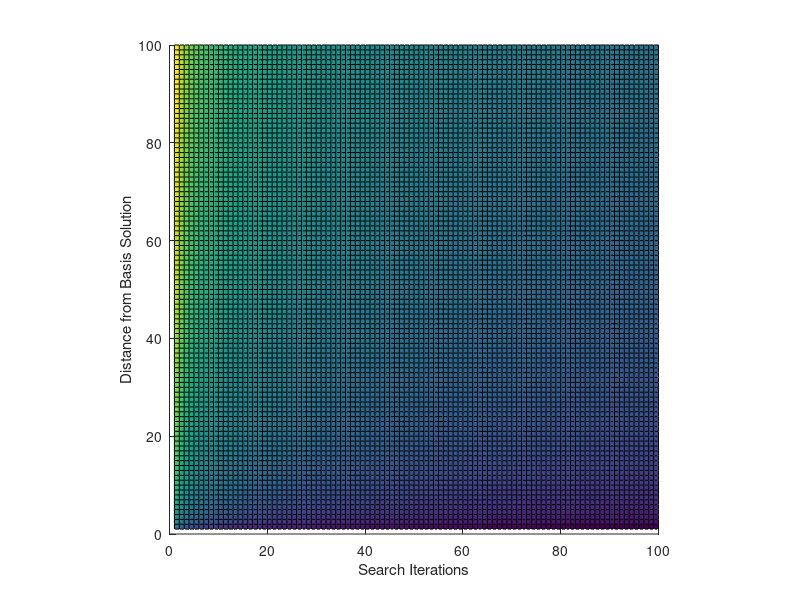

The MATLAB source for this figure: (Note: this script raises an error after producing the figure.)
%% Generate Data

randomness = 10;
iter = 1:1:100;
dist = 1:1:100;
covGrid = meshgrid(iter,dist);

for i = 1:100
    
    for j = 1:100
        
        covGrid(i,j) = nthroot(dist(i),randomness)./ ...
            nthroot(iter(j),randomness);
        
    end
    
end

%% Plot Surface

scrn = get(0,'ScreenSize');
fig1 = figure(1);
set(fig1,'position',scrn);

surface(covGrid);
axis square;
xlabel('Search Iterations');
ylabel('Distance from Basis Solution');
zlabel('Covariance');

%% Plot PDF

sampleCount = 4;
iHat = linspace(1,100,sampleCount);
jHat = linspace(1,100,sampleCount);

plotGrids = cell(sampleCount,sampleCount);

for i = 1:iHat
    
    for j = 1:jHat
        
        sigma = [covGrid(iHat(i),jHat(j)) 0; 0 covGrid(iHat(i),jHat(j))];
        [X1, X2] = meshgrid(linspace(-1,1,100),linspace(-1,1,100));
        X = [X1(:) X2(:)];
        probVec = mvnpdf(X,mu,sigma);
        plotGrids{i,j} = reshape(probVec,[100 100]);
        
    end
    
end

%% Plot Surface

fig2 = figure();
set(fig2,'position',scrn);

for i = 1:(sampleCount^2)

    subplot(sampleCount,sampleCount,k);
    surf(probGrid1);
    axis square;
    xlabel('X Dim');
    ylabel('Y Dim');
    zlabel('Probability Density');

end